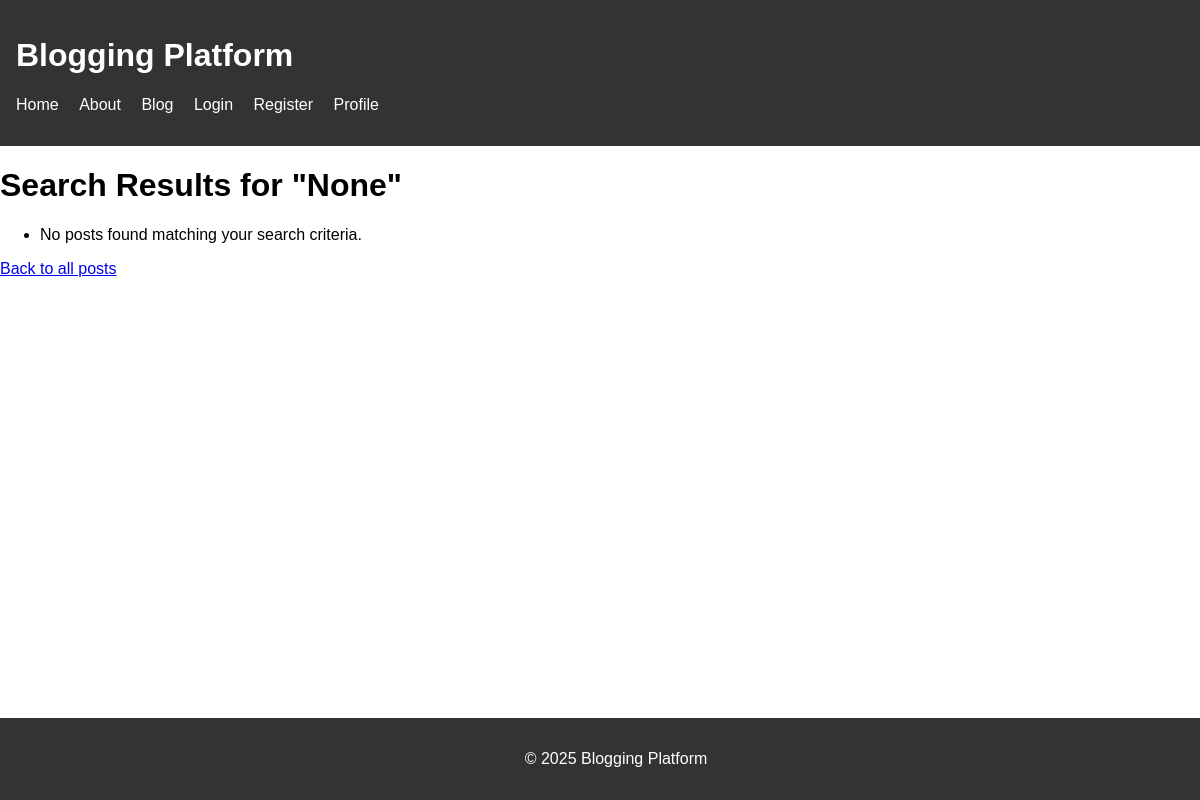
Page /blog/search/ on the earlier database version.
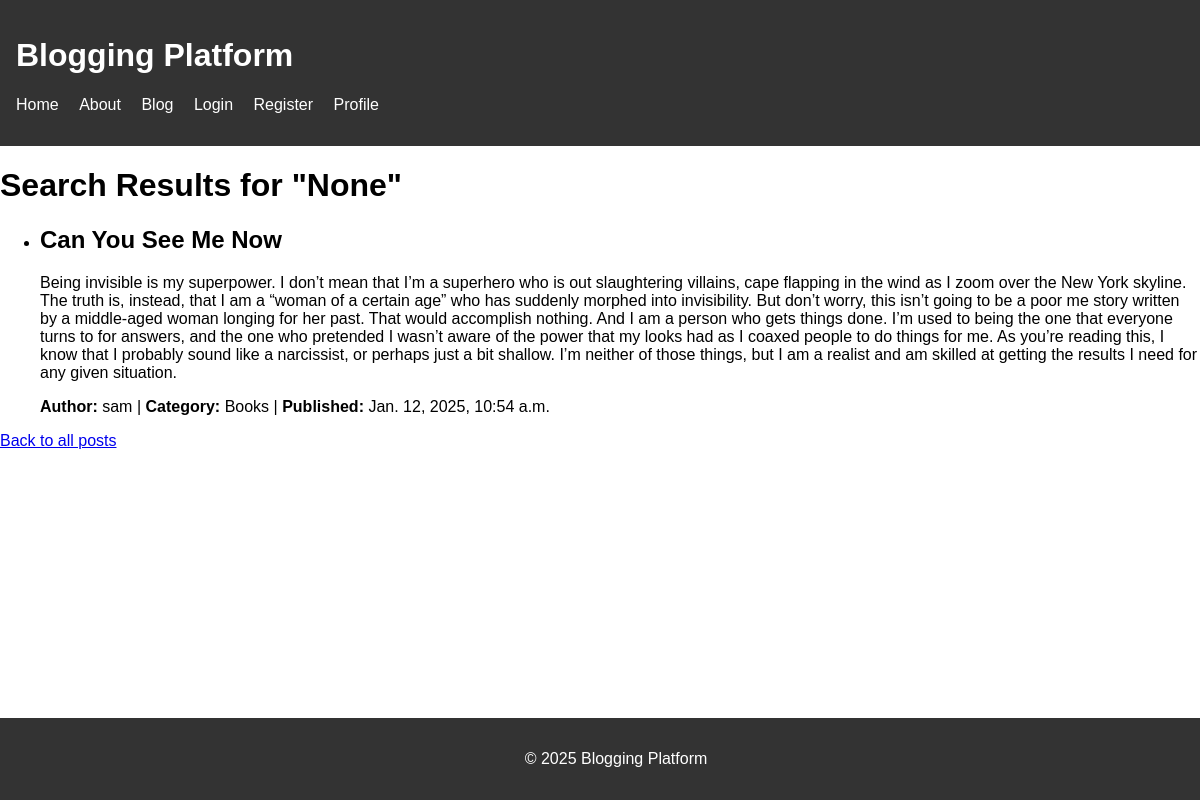
Same page on the later database version.
### blog/models.py (models this page shows, shortened)
class BlogPost(models.Model):
    title = models.CharField(max_length=200)
    content = models.TextField()
    author = models.ForeignKey(User, on_delete=models.CASCADE)
    category = models.ForeignKey(Category, on_delete=models.SET_NULL, null=True)
    published_date = models.DateTimeField(auto_now=True)
    tags = models.ManyToManyField(Tag, blank=True)
    created_at = models.DateTimeField(auto_now_add=True)
    class Meta:
        ordering = ['-created_at']  # Order posts by creation date, newest first

class Category(models.Model):
    name = models.CharField(max_length=100)
    def __str__(self):
        return self.name

### blog/views.py (the view, shortened to what this page needs)
# urls.py: path('search/', search_posts, name='search_posts'),
def search_posts(request):
    query = request.GET.get('q')
    category = request.GET.get('category')
    published_after = request.GET.get('published_after')
    tags = request.GET.get('tags')
    posts = BlogPost.objects.all()
    if category:
        posts = posts.filter(category=category)
    if published_after:
        published_after_date = datetime.strptime(published_after, '%Y-%m-%d')
        posts = posts.filter(published_date__gte=published_after_date)
    if tags:
        tags_list = [tag.strip() for tag in tags.split(',')]
        posts = posts.filter(tags__in=tags_list)
    return render(request, 'blog/search_results.html', {'posts': posts, 'query': query})

### blog/templates/blog/search_results.html
{% extends 'base.html' %}
{% block content %}
    <h1>Search Results for "{{ query }}"</h1>
    <ul>
        {% for post in posts %}
            <li>
                <h2>{{ post.title }}</h2>
                <p>{{ post.content }}</p>
                <p><strong>Author:</strong> {{ post.author.username }} | <strong>Category:</strong> {{ post.category }} | <strong>Published:</strong> {{ post.published_date }}</p>
            </li>
        {% empty %}
            <li>No posts found matching your search criteria.</li>
        {% endfor %}
    </ul>
    <a href="{% url 'blog:post_list' %}">Back to all posts</a>
{% endblock %}

Differences in the rows shown:
added BlogPost: title "Can You See Me Now", content "Being invisible is my superpower. I don’t mean that I’m a superhero who is out slaughtering villains, cape flapping in the wind as I zoom over the New York skyline. The truth is, instead, that I am a “woman of a certain age” who has suddenly morphed into invisibility. But don’t worry, this isn’t going to be a poor me story written by a middle-aged woman longing for her past. That would accomplish nothing. And I am a person who gets things done. I’m used to being the one that everyone turns to for answers, and the one who pretended I wasn’t aware of the power that my looks had as I coaxed people to do things for me. As you’re reading this, I know that I probably sound like a narcissist, or…", author.username "sam", category "Books", published_date "Jan. 12, 2025, 10:54 a.m."
Other differences:
text no longer shown: "No posts found matching your search criteria."
